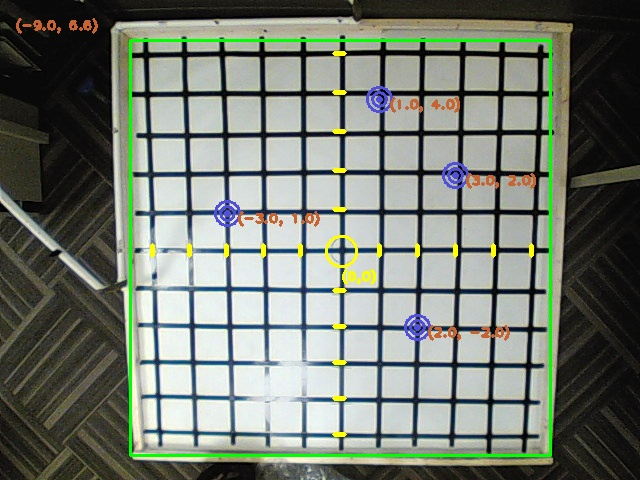
#> input picture ApplicationCode/picture0.jpg, 640 x 480 px, given in place of the camera
$ python test.py   (older library calls are emulated)
#> lines starting #> are read from the running program, lines starting #| are printed output that depends on the picture; after the words box and inside, x2 and y2 are one past the last pixel; in counts of white or black regions, pixels touching at a corner belong together
### ApplicationCode/VideoStream.py
from threading import Thread
#from picamera.array import PiRGBArray
#from picamera import PiCamera
import cv2
#import time
import datetime
import uuid
import os

#This class is used to approximate the processing frames per second
#This class has no functional purpose per se, strictly for information
class FPS:
    # [4 lines left out: function __init__, not called in this run]

    def start(self):
        self._start = datetime.datetime.now()
        return self

    def stop(self):
        self._end = datetime.datetime.now()

    def update(self):
        self._numFrames += 1

    def elapsed(self):
        return(self._end - self._start).total_seconds()

    def fps(self):
        return self._numFrames / self.elapsed()

#This class threads the camera read
class WebcamVideoStream:
    def __init__(self, src=0):
#> called with src = 0
        self.stream = cv2.VideoCapture(src)
        (self.grabbed, self.frame) = self.stream.read()
#> self.frame is the input picture: shape (480, 640, 3); mean B, G, R 112, 122, 115.2
        self.stopped = False

    def start(self):
        t = Thread(target=self.update, args=())
        t.daemon = True
        t.start()
        return self

    def update(self):
        while(True):
            if(self.stopped):
                return
            else:
                (self.grabbed, self.frame) = self.stream.read()

    def read(self):
        return self.frame

    def stop(self):
        self.stopped = True


class Demo:
    # [67 lines left out: functions __init__, StartRegular, StartThreaded, not called in this run]


class PiVideoStream:
    # [27 lines left out: functions __init__, start, update, not called in this run]

    def read(self):
        return self.frame

    def stop(self):
        self.stopped = True


class VideoStream:
    # [5 lines left out: function __init__, not called in this run]

    def start(self):
        return self.stream.start()

    def update(self):
        self.stream.update()

    def read(self):
        return self.stream.read()

    def stop(self):
        self.stream.stop()

class TempImage:
	# [4 lines left out: function __init__, not called in this run]

	def cleanup(self):
		# remove the file
		os.remove(self.path)


### TESTING/test.py
from VideoStream import *
import cv2
import imutils
import numpy as np

# [25 lines left out: function showPixelValue, not called in this run]


def angle_cos(p0, p1, p2):
    d1, d2 = (p0-p1).astype('float'), (p2-p1).astype('float')
    return abs( np.dot(d1, d2) / np.sqrt( np.dot(d1, d1)*np.dot(d2, d2) ) )

# [19 lines left out: function FindSquares, not called in this run]


if __name__ == "__main__":
    # demo = Demo(0, 1000, True)
    # demo.StartRegular()
    # demo.StartThreaded()
    lowGreen = (116, 134,73)
    highGreen = (158, 179, 120)
    #lowGreen = (70, 130, 77)
    #highGreen = (145, 170, 122)
    lowGreen = (75, 128, 75)
    highGreen = (157, 166, 117)


    lowBlue = (98, 100, 70)
    highBlue = (115, 240, 150)

    cv2.namedWindow("Frame")
    #cv2.setMouseCallback("Frame",showPixelValue)
    try:
        vs = WebcamVideoStream(0).start()
        avgAreas = 0
        feeds = 0
        while True:
            frame = vs.read()
            frame = imutils.resize(frame, width=640, height=480)
            (fX, fY) = ((frame.shape[1] // 2) + 24, (frame.shape[0] // 2) + 12)
#> fX = 344; fY = 252


            #square = FindSquares(frame)
            square = np.ndarray([4,2], dtype=int)
            square[0] = [125, 32]
            square[1] = [136, 459]
            square[2] = [550, 455]
            square[3] = [555, 37]


            hsv = cv2.cvtColor(frame, cv2.COLOR_BGR2HSV)
#> hsv: shape (480, 640, 3); mean H, S, V 52.5, 50.1, 126
            green = cv2.inRange(frame, lowGreen, highGreen)
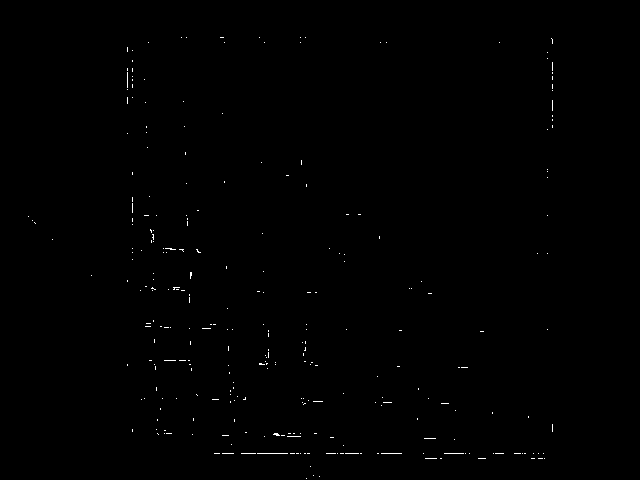
#> green: shape (480, 640); 0.29% white in thin lines or dots, all inside (x1, y1, x2, y2) = (28, 37, 553, 479)
            erode = cv2.erode(green, None, iterations=2)
#> erode: shape (480, 640); every value is 0
            dialate = cv2.dilate(erode, None, iterations=2)
            #blue = cv2.inRange(frame1, lowBlue, highBlue)
            frame3 = frame #cv2.bitwise_and(frame,frame,mask=green)
            contours = cv2.findContours(dialate, cv2.RETR_EXTERNAL, cv2.CHAIN_APPROX_SIMPLE)[-2]
#> contours = []
            if(len(contours) > 0):
                cont = max(contours, key=cv2.contourArea)
                print(cont.shape)
                M = cv2.moments(cont)
                #print(type(cont))
                (cX, cY) = (int(M["m10"] / M["m00"]), int(M["m01"] / M["m00"]))
                x,y,w,h = cv2.boundingRect(cont)

                rect = cv2.minAreaRect(cont)
                box = cv2.boxPoints(rect)
                box = np.int0(box)
                #cv2.rectangle(frame3,(x,y),(x+w,y+h),(0,255,0),1)
                #rect = cv2.minAreaRect(cont)
                #box = cv2.boxPoints(rect)
                #((x, y), radius) = cv2.minEnclosingCircle(cont)
                if(cv2.contourArea(cont) > 100):
                    ellipse = cv2.fitEllipse(cont)
                #print(len(ellipse))
                    cv2.ellipse(frame3, ellipse, (0,255,0), 2)
                #cv2.circle(frame3, (cX,cY), 2, (0,0,255), 2)
                #cv2.drawContours(frame3, [box], 0, (0,0,255), 2)
                (rX,rY) = (x - fX), (fY -y)
                #cv2.putText(frame3, str((rX//10,rY//10)), (x,y+30), cv2.FONT_HERSHEY_SIMPLEX, .45, (0,255,0), 2)
            cv2.putText(frame3, str((fX,fY)), (fX,fY+30), cv2.FONT_HERSHEY_SIMPLEX, .45, (0,255,0), 2)

            cv2.drawContours(frame3, [square], -1, (0, 255, 0), 2)
            #cv2.circle(frame, (cX, cY), 15, (0,255,0), 2)
            cv2.circle(frame3, (fX, fY), 15, (0,255,255), 2)
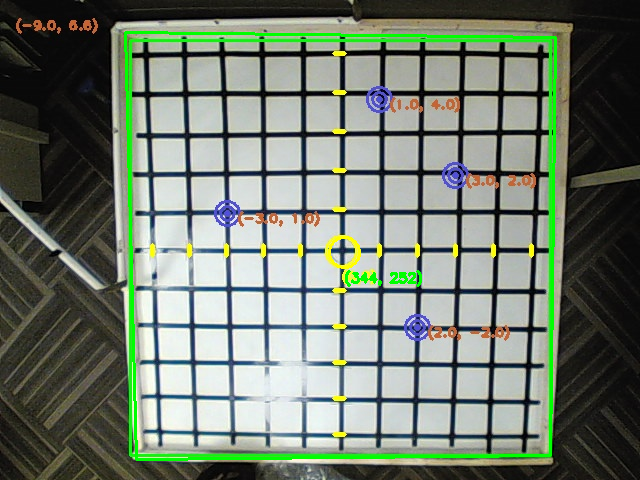
#> frame3: shape (480, 640, 3); mean B, G, R 109.8, 123.2, 112.8
            cv2.circle(frame, (125, 32), 2, (0,255,0), 2)
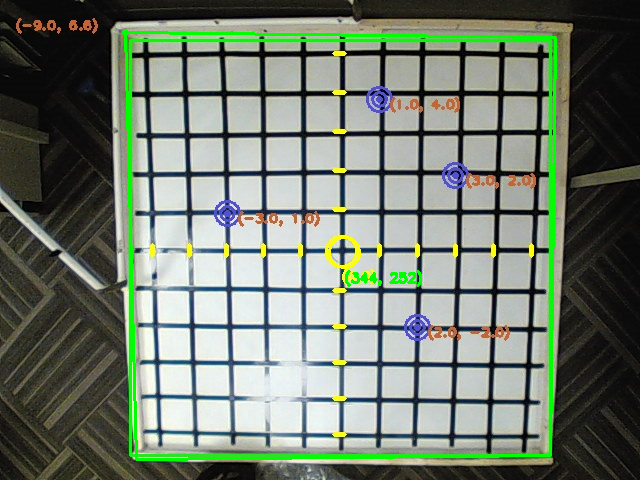
#> frame: shape (480, 640, 3); 1.92% of pixels changed, all inside (x1, y1, x2, y2) = (122, 29, 557, 461)
            cv2.circle(frame, (136, 459), 2, (0,255,0), 2)
#> frame: shape (480, 640, 3); 0.01% of pixels changed, all inside (x1, y1, x2, y2) = (133, 457, 139, 463)
            cv2.circle(frame, (550, 455), 2, (0,255,0), 2)
#> frame: shape (480, 640, 3); mean B, G, R 109.7, 123.2, 112.8
            cv2.circle(frame, (555, 37), 2, (0,255,0), 2)
#> frame: shape (480, 640, 3); mean B, G, R 109.7, 123.2, 112.8
            cv2.imshow("Frame",frame)
            key = cv2.waitKey(1) & 0xFF
#> (key q is pressed here)
            if key == ord("q"):
                finished = True
                break
            elif key == ord("c"):
                cv2.imwrite("/home/tdarrah/Documents/TeachableRobots/ApplicationCode/test.jpg", frame)
                print("captured.")

    except KeyboardInterrupt:
        pass

$ run again, on ApplicationCode/picture1.jpg
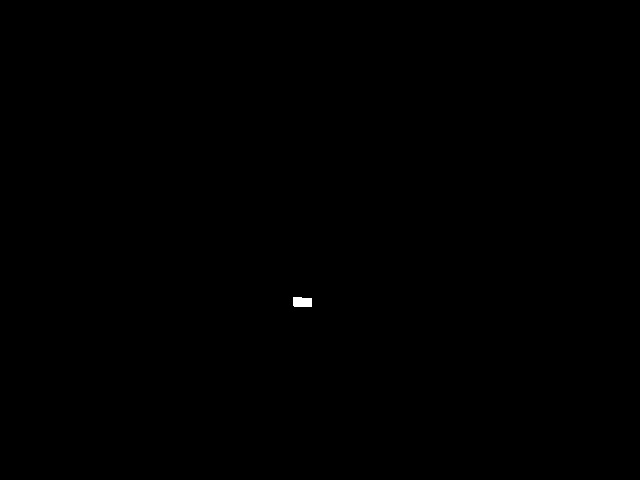
#> input picture ApplicationCode/picture1.jpg, 640 x 480 px, given in place of the camera
#> in __init__, self.frame is the input picture: shape (480, 640, 3); min 0, max 255, mean 0.1
#> hsv: shape (480, 640, 3); mean H, S, V 0, 0, 0.1
#> green: shape (480, 640); every value is 0
#> contours = []
#> `cv2.circle(frame3, (fX, fY), 15, (0,255,255), 2)`:
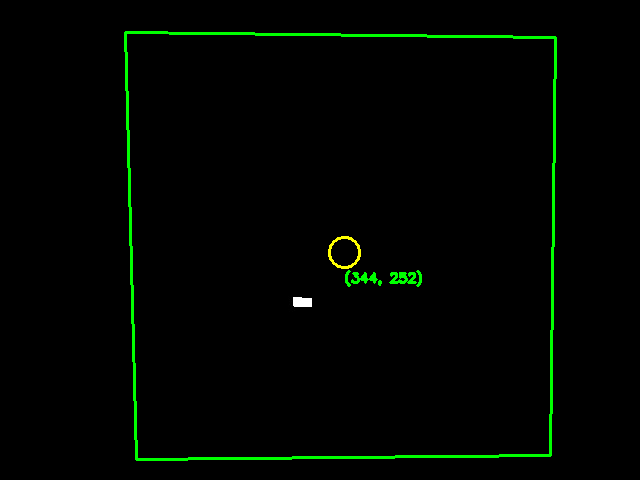
#> frame3: shape (480, 640, 3); mean B, G, R 0.1, 5, 0.4
#> `cv2.circle(frame, (125, 32), 2, (0,255,0), 2)`:
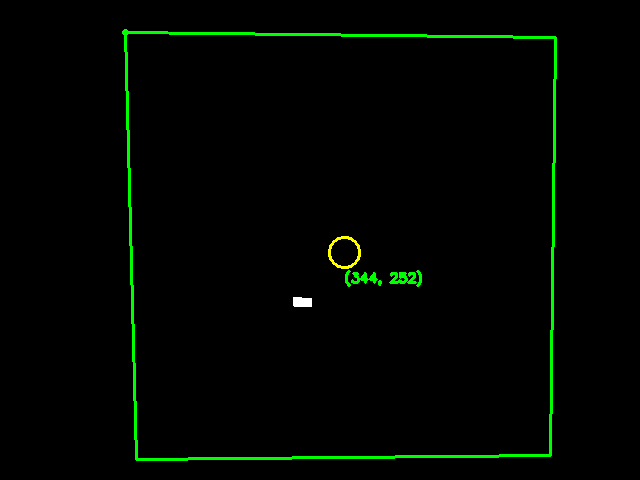
#> frame: shape (480, 640, 3); 1.92% of pixels changed, all inside (x1, y1, x2, y2) = (122, 29, 557, 461)
